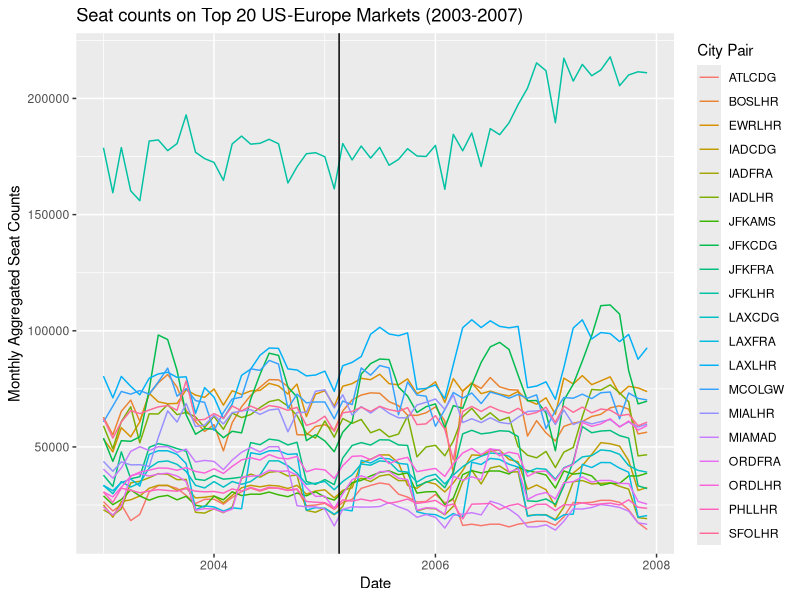
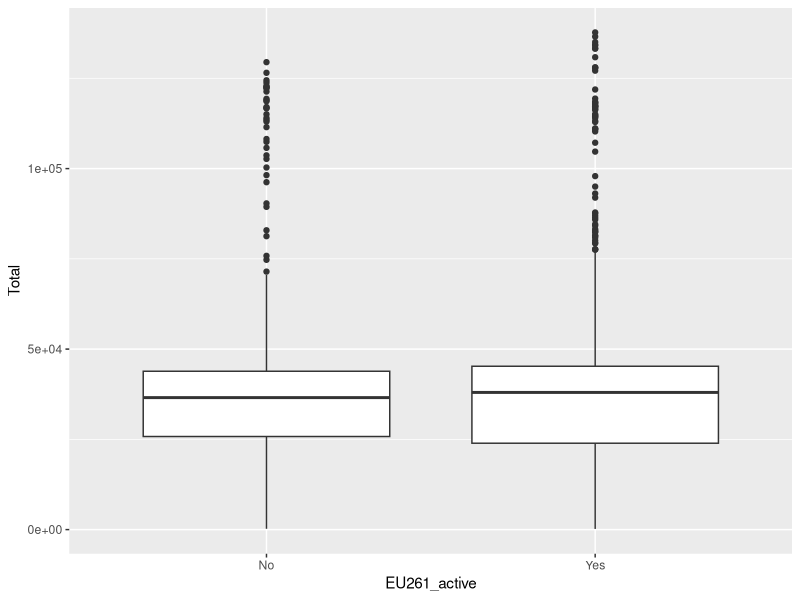
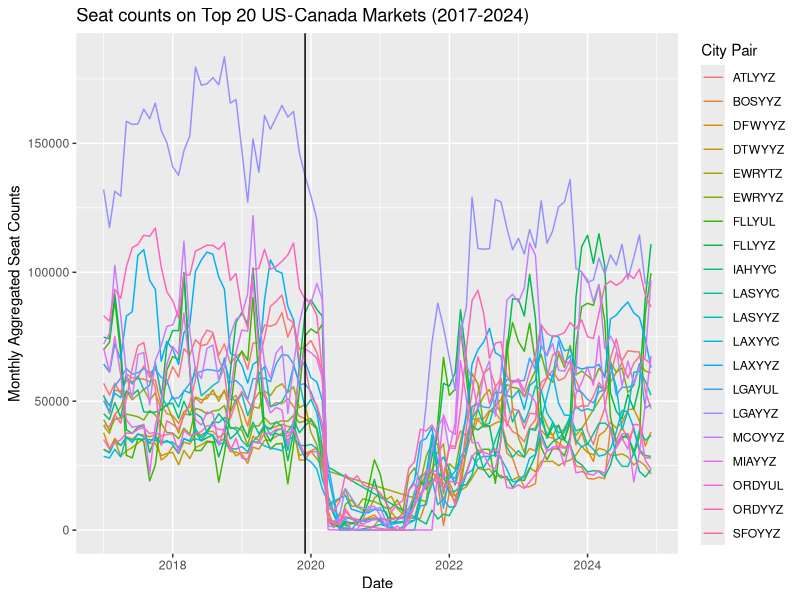
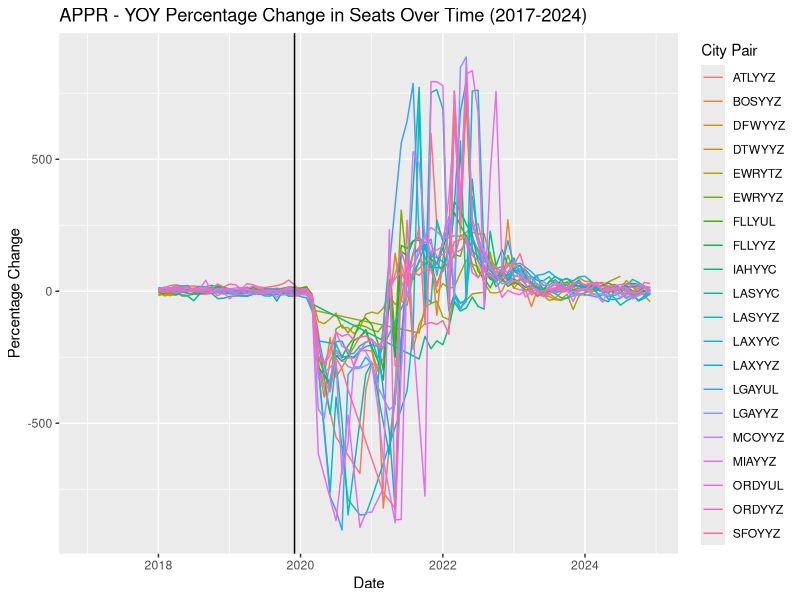
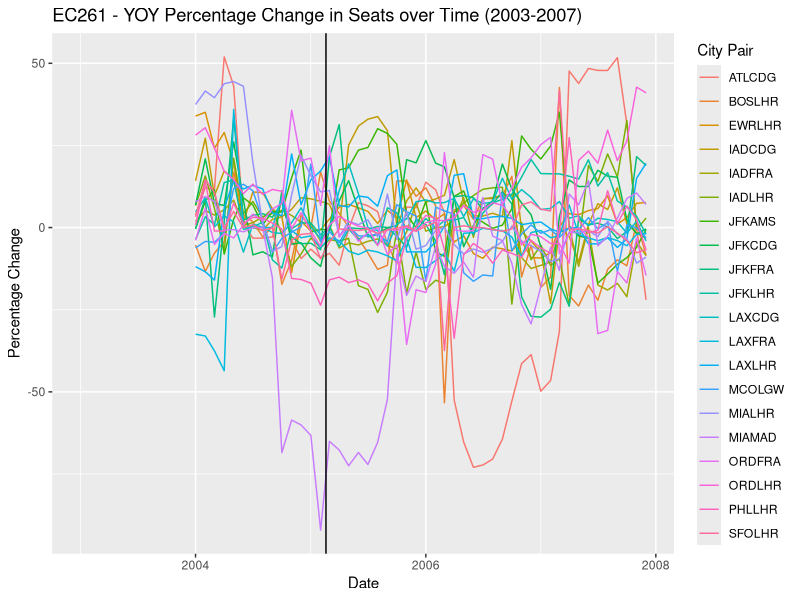
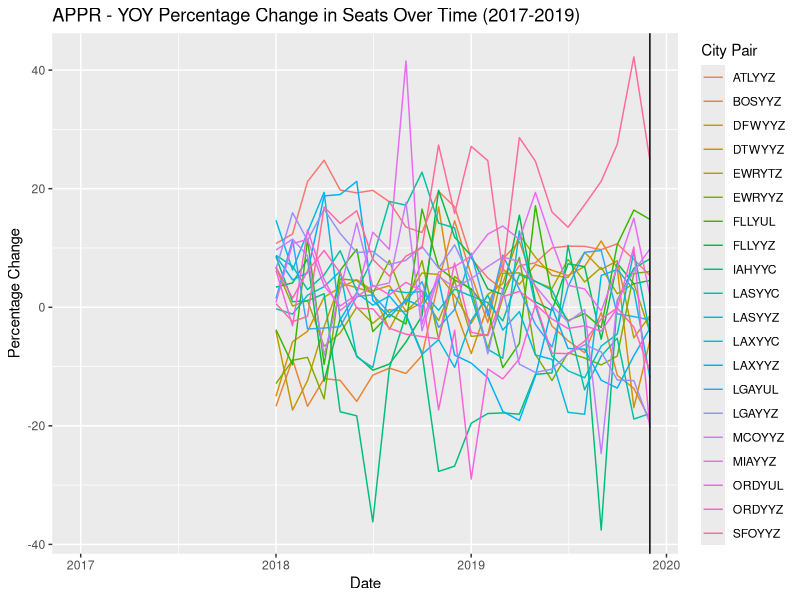
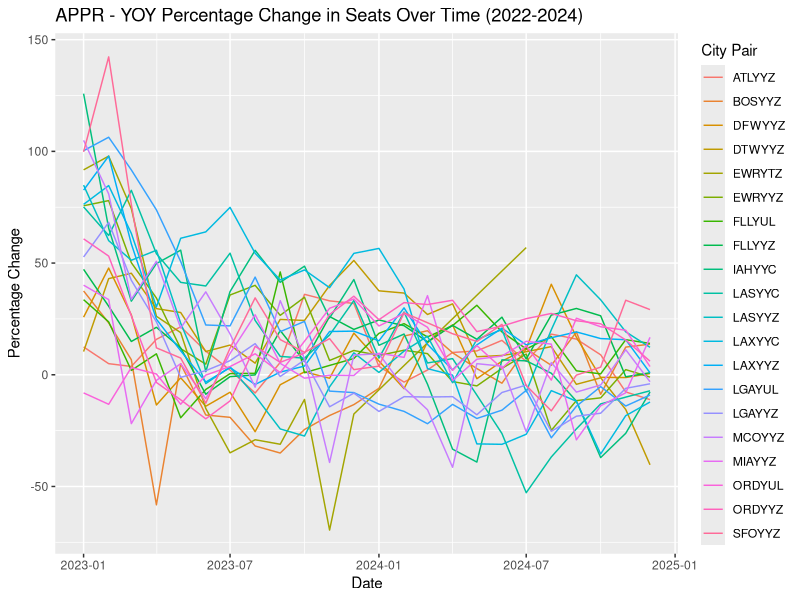

Source code (R) for these figures, in order:
library(tidyverse)
library(here)
#setwd('C:/Users/ianch/Desktop/Rstuff/GOVT650')

EU261_data <- read_csv(here('data/EUSeats2003_2005.csv'))
canada_data <- read_csv(here('data/CanadaSeats_2017_2024.csv'))

#add a city pair column so we can group by it
EU261_data <- EU261_data |> 
  mutate(city_pair=str_c(usg_apt,fg_apt,sep=''))

canada_data <- canada_data |> 
  mutate(city_pair=str_c(usg_apt,fg_apt,sep=''))

#EU261 took effect on 2/17/2005
#also want to add a EU261 in effect column. Probably create a binary variable to do that.
#okay i think what we need to do here is:
EU261_data <- EU261_data |> 
  mutate(EU261_active=ifelse(((Year>2005)|(Year==2005 & Month>2)),'Yes','No'))

#lets just do the summary first to see what we're look
EU261_data |> 
  group_by(city_pair) |> 
  summarise(total_seats=sum(Total)) |> 
  arrange(desc(total_seats)) |> 
  head(20)

#it doesn't look like there is a lot of overlap here. 
#ggplot(data=EU261_top20_only,mapping=aes(x=EU261_active,y=Total)) + geom_boxplot()

#before EU261
EU261_before <- EU261_data |> 
  filter(EU261_active=='No')

EU_Carriers <- c('BA','AF','VS','FI','LH','IB','KL','EI','SK','AZ','OS','LO','LX',
                 'OA','LT','TP','MP','AY','BD','DE','OK','MA','BY','S4','ZB','RO',
                 'OR')  

EU261_before |> 
  filter(Year==2003 & carrier %in% EU_Carriers) |> 
  group_by(city_pair) |> 
  summarise(total_seats=sum(Total)) |> 
  arrange(desc(total_seats)) |> 
  head(20)


#after EU 261
EU261_after <- EU261_data |> 
  filter(EU261_active=='Yes')

EU261_after |> 
  group_by(city_pair) |> 
  summarise(total_seats=sum(Total)) |> 
  arrange(desc(total_seats)) |> 
  head(20)

before_top20_citypair <- c('JFKLHR', 'LAXLHR', 'MCOLGW', 'BOSLHR', 'JFKCDG','SFOLHR',
                           'EWRLHR', 'IADLHR', 'MIALHR', 'MIAMAD', 'JFKFRA', 'ORDLHR',
                           'LAXFRA', 'LAXCDG','ORDFRA', 'PHLLHR', 'IADFRA', 'IADCDG',
                           'JFKAMS', 'ATLCDG')

EU261_top20_only <- EU261_data |> 
  filter(city_pair %in% before_top20_citypair & carrier %in% EU_Carriers)

EU261_top20_only <- EU261_top20_only |> 
  mutate(date=as.Date(str_c(Year,Month,'01',sep="-")))

EU261_Top20_counts <- EU261_top20_only |> 
  select(date,Year,city_pair,EU261_active,Total, Month,carrier) |> 
  group_by(city_pair,date, Year, Month) |> 
  summarise(seat_cts=sum(Total),
            carrier_ct=n_distinct(carrier)) |> 
  ungroup()

EU261_small_top20_cnts <- EU261_Top20_counts |> 
  select(Year,Month,city_pair, seat_cts,date,carrier_ct) |> 
  mutate(cp_month=str_c(city_pair,Month,sep="_"))

EU261_smaller <- EU261_small_top20_cnts |> 
  select(city_pair,Month,cp_month,Year,seat_cts,date,carrier_ct) |> 
  group_by(cp_month) |> 
  mutate(prev_seatct=lag(seat_cts,n=1),
         perc_chg=(log(seat_cts)-log(prev_seatct))*100,
         EC261_active=ifelse((Year>2005)|(Year==2005 & Month>2),1,0))

EU_ols <- lm(perc_chg~EC261_active+carrier_ct,data=EU261_smaller)
summary(EU_ols)

ggplot(data=EU261_Top20_counts, mapping=aes(x=date,y=seat_cts,color=city_pair)) + geom_line() + labs(
  title='Seat counts on Top 20 US-Europe Markets (2003-2007)',
  x='Date',
  y='Monthly Aggregated Seat Counts',
  color='City Pair'
) + geom_vline(xintercept=as.Date('2005-02-17'))



ggplot(data=EU261_top20_only,mapping=aes(x=EU261_active,y=Total)) + geom_boxplot()

EU261_before |> 
  filter(carriergroup==0) |> 
  group_by(city_pair) |> 
  summarise(total_seats=sum(Total)) |> 
  arrange(desc(total_seats)) |> 
  head(20)

EU261_after |> 
  filter(carriergroup==0) |> 
  group_by(city_pair) |> 
  summarise(total_seats=sum(Total)) |> 
  arrange(desc(total_seats)) |> 
  head(20) 

EU261_tracking <- EU261_data |> 
  filter(city_pair %in% before_top20_citypair)
#ok we got this pivot to do what we want (we can compare 1 month from 1 year to the next. But now we need
#some way to get the EU261 yes or no variable into the mix. maybe lag the dummy variables. this is shaping
#up to be a time series situation)
test <- EU261_tracking |> 
  select(city_pair,Month,Total,carrier,Year) |> 
  pivot_wider(names_from=Year,values_from=Total) |> 
  rename(seats2003='2003',
         seats2004='2004',
         seats2005='2005',
         seats2006='2006',
         seats2007='2007')

#lets make a stacked bar chart to see the comparison here

#wac from 906 to 961 is canada



canada_data |> 
  filter(Year==2017) |> 
  group_by(city_pair) |> 
  summarise(total_seats=sum(Total)) |> 
  arrange(desc(total_seats)) |> 
  head(20)

canada_before_top20_citypair <- c('LGAYYZ', 'ORDYYZ', 'LAXYYZ', 'MCOYYZ', 'LGAYUL',
                                  'ATLYYZ', 'LASYYZ', 'FLLYYZ', 'BOSYYZ', 'SFOYYZ',
                                  'MIAYYZ', 'EWRYTZ', 'FLLYUL', 'IAHYYC', 'EWRYYZ',
                                  'ORDYUL', 'DFWYYZ', 'LASYYC', 'LAXYYC', 'DTWYYZ')

canada_top20_only <- canada_data |> 
  filter(city_pair %in% canada_before_top20_citypair) |> 
  mutate(date=as.Date(str_c(Year,Month,'01',sep="-")))
  
  

canada_Top20_counts <- canada_top20_only |> 
  select(date,city_pair,Total,Year,Month,carrier) |> 
  group_by(city_pair,date,Year,Month) |> 
  summarise(seat_cts=sum(Total),
            carrier_ct=n_distinct(carrier)) |> 
  ungroup()

canada_small_top20_cnts <- canada_Top20_counts |> 
  select(Year,Month,city_pair, seat_cts,date,carrier_ct) |> 
  mutate(cp_month=str_c(city_pair,Month,sep="_"))

canada_smaller <- canada_small_top20_cnts |> 
  select(city_pair,Month,cp_month,Year,seat_cts,date,carrier_ct) |> 
  group_by(cp_month) |> 
  mutate(prev_seatct=lag(seat_cts,n=1),
         perc_chg=(log(seat_cts)-log(prev_seatct))*100,
         APPR_active=ifelse((Year>2019)|(Year==2019 & Month>12),1,0))




ggplot(data=canada_Top20_counts, mapping=aes(x=date,y=seat_cts,color=city_pair)) + geom_line() + labs(
  title='Seat counts on Top 20 US-Canada Markets (2017-2024)',
  x='Date',
  y='Monthly Aggregated Seat Counts',
  color='City Pair'
) + geom_vline(xintercept=as.Date('2019-12-01'))

ggplot(data=canada_smaller,mapping=aes(x=date,y=perc_chg,color=city_pair)) + geom_line() +
  labs(title='APPR - YOY Percentage Change in Seats Over Time (2017-2024)',
       x='Date',
       y='Percentage Change',
       color='City Pair') +
  geom_vline(xintercept=as.Date('2019-12-01'))

ggplot(data=EU261_smaller,mapping=aes(x=date,y=perc_chg,color=city_pair)) + geom_line() +
  labs(title='EC261 - YOY Percentage Change in Seats over Time (2003-2007)',
       x='Date',
       y='Percentage Change',
       color='City Pair') +
  geom_vline(xintercept=as.Date('2005-02-18'))

canada_ols <- lm(perc_chg~APPR_active+carrier_ct,data=canada_smaller |> filter(Year<=2019 | Year>=2024))
summary(canada_ols)



ggplot(data=canada_smaller |> filter(Year<2020),mapping=aes(x=date,y=perc_chg,color=city_pair)) + geom_line() +
  labs(title='APPR - YOY Percentage Change in Seats Over Time (2017-2019)',
       x='Date',
       y='Percentage Change',
       color='City Pair') +
  geom_vline(xintercept=as.Date('2019-12-01'))

ggplot(data=canada_smaller |> filter(Year>2022),mapping=aes(x=date,y=perc_chg,color=city_pair)) + geom_line() +
  labs(title='APPR - YOY Percentage Change in Seats Over Time (2022-2024)',
       x='Date',
       y='Percentage Change',
       color='City Pair') +
  geom_vline(xintercept=as.Date('2019-12-01'))
